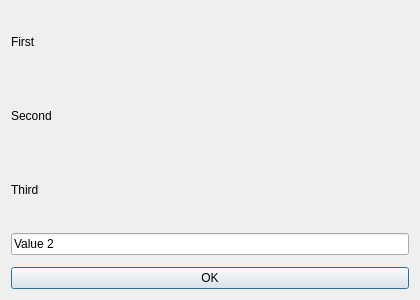
<?xml version="1.0" encoding="UTF-8"?>
<ui version="4.0"><class>Dialog</class><widget class="QDialog" name="Dialog"><property name="geometry"><rect><x>0</x><y>0</y><width>420</width><height>300</height></rect></property><property name="windowTitle"><string>Spacing 2</string></property><layout class="QVBoxLayout" name="verticalLayout"><property name="leftMargin"><number>11</number></property><property name="topMargin"><number>11</number></property><property name="rightMargin"><number>11</number></property><property name="bottomMargin"><number>11</number></property><property name="spacing"><number>12</number></property><item><widget class="QLabel" name="l1"><property name="text"><string>First</string></property></widget></item><item><widget class="QLabel" name="l2"><property name="text"><string>Second</string></property></widget></item><item><widget class="QLabel" name="l3"><property name="text"><string>Third</string></property></widget></item><item><widget class="QLineEdit" name="edit"><property name="text"><string>Value 2</string></property></widget></item><item><widget class="QPushButton" name="ok"><property name="text"><string>OK</string></property></widget></item></layout></widget></ui>
